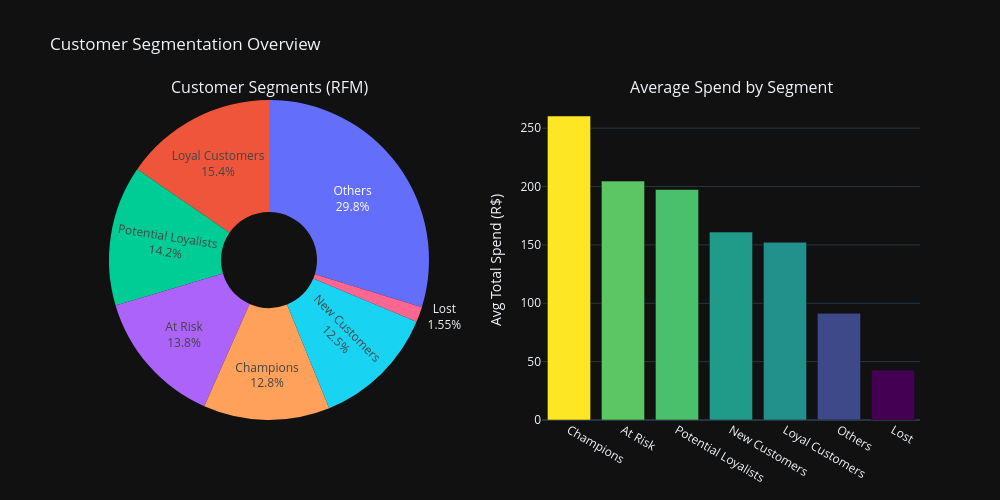

Here is the notebook cell this chart was saved with:
### Code cell
# Prepare data
segment_counts = df['segment'].value_counts().reset_index()
segment_counts.columns = ['segment', 'count']

avg_monetary = df.groupby('segment')['monetary'].mean().sort_values(ascending=False).reset_index()

fig = make_subplots(rows=1, cols=2,
                    specs=[[{'type': 'pie'}, {'type': 'bar'}]],
                    subplot_titles=('Customer Segments (RFM)', 'Average Spend by Segment'))

# pie chart
fig.add_trace(go.Pie(labels=segment_counts['segment'],
                     values=segment_counts['count'],
                     hole=0.3,
                     textinfo='percent+label',
                     name='Segments'),
              row=1, col=1)

#  bar chart
fig.add_trace(go.Bar(x=avg_monetary['segment'],
                     y=avg_monetary['monetary'],
                     marker_color=avg_monetary['monetary'],
                     marker_colorscale='Viridis',
                     showlegend=False,
                     name='Avg Spend'),
              row=1, col=2)

fig.update_layout(title_text='Customer Segmentation Overview',
                  height=500,
                  width=1000,
                  showlegend=False)


fig.update_yaxes(title_text='Avg Total Spend (R$)', row=1, col=2)
fig.update_layout(template='plotly_dark')

fig.show()

### Figure 1 — Plotly figure (JSON) as saved in the notebook; plotly's stock layout.template omitted (floating-point values rounded to 4 significant figures)
{"data": [{"domain": {"x": [0, 0.45], "y": [0, 1]}, "hole": 0.3, "labels": ["Others", "Loyal Customers", "Potential Loyalists", "At Risk", "Champions", "New Customers", "Lost"], "name": "Segments", "textinfo": "percent+label", "type": "pie", "values": [29606, 15325, 14089, 13713, 12699, 12470, 1538]}, {"marker": {"color": [260.4, 204.7, 197.4, 161.0, 152.3, 91.41, 42.82], "colorscale": [[0, "#440154"], [0.1111, "#482878"], [0.2222, "#3e4989"], [0.3333, "#31688e"], [0.4444, "#26828e"], [0.5556, "#1f9e89"], [0.6667, "#35b779"], [0.7778, "#6ece58"], [0.8889, "#b5de2b"], [1, "#fde725"]]}, "name": "Avg Spend", "showlegend": false, "type": "bar", "x": ["Champions", "At Risk", "Potential Loyalists", "New Customers", "Loyal Customers", "Others", "Lost"], "xaxis": "x", "y": [260.4, 204.7, 197.4, 161.0, 152.3, 91.41, 42.82], "yaxis": "y"}], "layout": {"annotations": [{"font": {"size": 16}, "showarrow": false, "text": "Customer Segments (RFM)", "x": 0.225, "xanchor": "center", "xref": "paper", "y": 1, "yanchor": "bottom", "yref": "paper"}, {"font": {"size": 16}, "showarrow": false, "text": "Average Spend by Segment", "x": 0.775, "xanchor": "center", "xref": "paper", "y": 1, "yanchor": "bottom", "yref": "paper"}], "height": 500, "showlegend": false, "title": {"text": "Customer Segmentation Overview"}, "width": 1000, "xaxis": {"anchor": "y", "domain": [0.55, 1]}, "yaxis": {"anchor": "x", "domain": [0, 1], "title": {"text": "Avg Total Spend (R$)"}}}}
